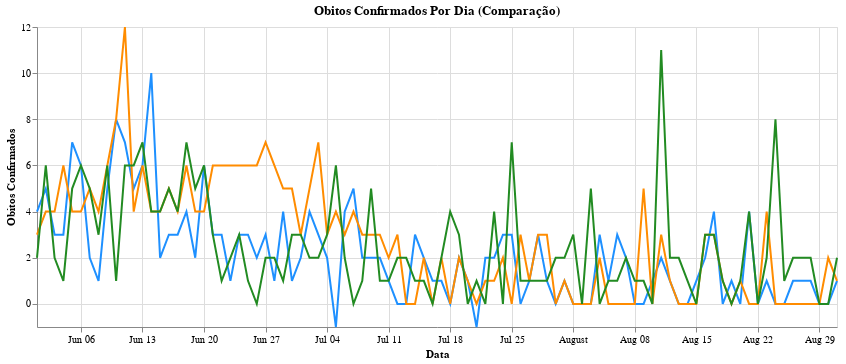

The notebook cell saved with this chart:
### Markdown cell above
# Comparando os dados Federais e Municipais

### Code cell
graph_comp_obitosPorDia = graph_pf_obitosPorDia + graph_dm_obitosPorDia + graph_df_obitosPorDia
graph_comp_obitosPorDia.properties(
    title='Obitos Confirmados Por Dia (Comparação)'
)

### Figure 1 — Vega-Lite specification as saved in the notebook (floating-point values rounded to 4 significant figures)
{"config": {"view": {"continuousWidth": 400, "continuousHeight": 300}}, "layer": [{"data": {"name": "data-663376b4f0b5fa365fcd58d2514a196e"}, "mark": "line", "encoding": {"color": {"value": "dodgerblue"}, "x": {"type": "temporal", "field": "data", "title": "Data"}, "y": {"type": "quantitative", "field": "obitos_confirmados", "title": "Obitos Confirmados"}}, "title": "Obitos Confirmados por Dia (Painel Federal)", "width": 800}, {"data": {"name": "data-86e69fd79068368654854438faa44432"}, "mark": "line", "encoding": {"color": {"value": "darkorange"}, "x": {"type": "temporal", "field": "data", "title": "Data"}, "y": {"type": "quantitative", "field": "obitos_confirmados", "title": "Obitos Confirmados"}}, "title": "Obitos Confirmados por Dia (Dados Municipal)", "width": 800}, {"data": {"name": "data-c42db055c6ce216bc449159793e229f9"}, "mark": "line", "encoding": {"color": {"value": "forestgreen"}, "x": {"type": "temporal", "field": "data", "title": "Data"}, "y": {"type": "quantitative", "field": "obitos_confirmados", "title": "Obitos Confirmados"}}, "title": "Obitos Confirmados por Dia (Base Federal)", "width": 800}], "title": "Obitos Confirmados Por Dia (Comparação)", "$schema": "https://vega.github.io/schema/vega-lite/v4.8.1.json", "datasets": {"data-663376b4f0b5fa365fcd58d2514a196e": [{"data": "2021-06-01", "obitos_confirmados": 4, "media_movel": null}, {"data": "2021-06-02", "obitos_confirmados": 5, "media_movel": null}, {"data": "2021-06-03", "obitos_confirmados": 3, "media_movel": null}, {"data": "2021-06-04", "obitos_confirmados": 3, "media_movel": null}, {"data": "2021-06-05", "obitos_confirmados": 7, "media_movel": null}, {"data": "2021-06-06", "obitos_confirmados": 6, "media_movel": null}, {"data": "2021-06-07", "obitos_confirmados": 2, "media_movel": 4.286}, {"data": "2021-06-08", "obitos_confirmados": 1, "media_movel": 3.857}, {"data": "2021-06-09", "obitos_confirmados": 5, "media_movel": 3.857}, {"data": "2021-06-10", "obitos_confirmados": 8, "media_movel": 4.571}, {"data": "2021-06-11", "obitos_confirmados": 7, "media_movel": 5.143}, {"data": "2021-06-12", "obitos_confirmados": 5, "media_movel": 4.857}, {"data": "2021-06-13", "obitos_confirmados": 6, "media_movel": 4.857}, {"data": "2021-06-14", "obitos_confirmados": 10, "media_movel": 6.0}, {"data": "2021-06-15", "obitos_confirmados": 2, "media_movel": 6.143}, {"data": "2021-06-16", "obitos_confirmados": 3, "media_movel": 5.857}, {"data": "2021-06-17", "obitos_confirmados": 3, "media_movel": 5.143}, {"data": "2021-06-18", "obitos_confirmados": 4, "media_movel": 4.714}, {"data": "2021-06-19", "obitos_confirmados": 2, "media_movel": 4.286}, {"data": "2021-06-20", "obitos_confirmados": 6, "media_movel": 4.286}, {"data": "2021-06-21", "obitos_confirmados": 3, "media_movel": 3.286}, {"data": "2021-06-22", "obitos_confirmados": 3, "media_movel": 3.429}, {"data": "2021-06-23", "obitos_confirmados": 1, "media_movel": 3.143}, {"data": "2021-06-24", "obitos_confirmados": 3, "media_movel": 3.143}, {"data": "2021-06-25", "obitos_confirmados": 3, "media_movel": 3.0}, {"data": "2021-06-26", "obitos_confirmados": 2, "media_movel": 3.0}, {"data": "2021-06-27", "obitos_confirmados": 3, "media_movel": 2.571}, {"data": "2021-06-28", "obitos_confirmados": 1, "media_movel": 2.286}, {"data": "2021-06-29", "obitos_confirmados": 4, "media_movel": 2.429}, {"data": "2021-06-30", "obitos_confirmados": 1, "media_movel": 2.429}, {"data": "2021-07-01", "obitos_confirmados": 2, "media_movel": 2.286}, {"data": "2021-07-02", "obitos_confirmados": 4, "media_movel": 2.429}, {"data": "2021-07-03", "obitos_confirmados": 3, "media_movel": 2.571}, {"data": "2021-07-04", "obitos_confirmados": 2, "media_movel": 2.429}, {"data": "2021-07-05", "obitos_confirmados": -1, "media_movel": 2.143}, {"data": "2021-07-06", "obitos_confirmados": 4, "media_movel": 2.143}, {"data": "2021-07-07", "obitos_confirmados": 5, "media_movel": 2.714}, {"data": "2021-07-08", "obitos_confirmados": 2, "media_movel": 2.714}, {"data": "2021-07-09", "obitos_confirmados": 2, "media_movel": 2.429}, {"data": "2021-07-10", "obitos_confirmados": 2, "media_movel": 2.286}, {"data": "2021-07-11", "obitos_confirmados": 1, "media_movel": 2.143}, {"data": "2021-07-12", "obitos_confirmados": 0, "media_movel": 2.286}, {"data": "2021-07-13", "obitos_confirmados": 0, "media_movel": 1.714}, {"data": "2021-07-14", "obitos_confirmados": 3, "media_movel": 1.429}, {"data": "2021-07-15", "obitos_confirmados": 2, "media_movel": 1.429}, {"data": "2021-07-16", "obitos_confirmados": 1, "media_movel": 1.286}, {"data": "2021-07-17", "obitos_confirmados": 1, "media_movel": 1.143}, {"data": "2021-07-18", "obitos_confirmados": 0, "media_movel": 1.0}, {"data": "2021-07-19", "obitos_confirmados": 2, "media_movel": 1.286}, {"data": "2021-07-20", "obitos_confirmados": 1, "media_movel": 1.429}, {"data": "2021-07-21", "obitos_confirmados": -1, "media_movel": 0.8571}, {"data": "2021-07-22", "obitos_confirmados": 2, "media_movel": 0.8571}, {"data": "2021-07-23", "obitos_confirmados": 2, "media_movel": 1.0}, {"data": "2021-07-24", "obitos_confirmados": 3, "media_movel": 1.286}, {"data": "2021-07-25", "obitos_confirmados": 3, "media_movel": 1.714}, {"data": "2021-07-26", "obitos_confirmados": 0, "media_movel": 1.429}, {"data": "2021-07-27", "obitos_confirmados": 1, "media_movel": 1.429}, {"data": "2021-07-28", "obitos_confirmados": 3, "media_movel": 2.0}, {"data": "2021-07-29", "obitos_confirmados": 1, "media_movel": 1.857}, {"data": "2021-07-30", "obitos_confirmados": 0, "media_movel": 1.571}, {"data": "2021-07-31", "obitos_confirmados": 1, "media_movel": 1.286}, {"data": "2021-08-01", "obitos_confirmados": 0, "media_movel": 0.8571}, {"data": "2021-08-02", "obitos_confirmados": 0, "media_movel": 0.8571}, {"data": "2021-08-03", "obitos_confirmados": 0, "media_movel": 0.7143}, {"data": "2021-08-04", "obitos_confirmados": 3, "media_movel": 0.7143}, {"data": "2021-08-05", "obitos_confirmados": 1, "media_movel": 0.7143}, {"data": "2021-08-06", "obitos_confirmados": 3, "media_movel": 1.143}, {"data": "2021-08-07", "obitos_confirmados": 2, "media_movel": 1.286}, {"data": "2021-08-08", "obitos_confirmados": 0, "media_movel": 1.286}, {"data": "2021-08-09", "obitos_confirmados": 0, "media_movel": 1.286}, {"data": "2021-08-10", "obitos_confirmados": 1, "media_movel": 1.429}, {"data": "2021-08-11", "obitos_confirmados": 2, "media_movel": 1.286}, {"data": "2021-08-12", "obitos_confirmados": 1, "media_movel": 1.286}, {"data": "2021-08-13", "obitos_confirmados": 0, "media_movel": 0.8571}, {"data": "2021-08-14", "obitos_confirmados": 0, "media_movel": 0.5714}, {"data": "2021-08-15", "obitos_confirmados": 1, "media_movel": 0.7143}, {"data": "2021-08-16", "obitos_confirmados": 2, "media_movel": 1.0}, {"data": "2021-08-17", "obitos_confirmados": 4, "media_movel": 1.429}, {"data": "2021-08-18", "obitos_confirmados": 0, "media_movel": 1.143}, {"data": "2021-08-19", "obitos_confirmados": 1, "media_movel": 1.143}, {"data": "2021-08-20", "obitos_confirmados": 0, "media_movel": 1.143}, {"data": "2021-08-21", "obitos_confirmados": 4, "media_movel": 1.714}, {"data": "2021-08-22", "obitos_confirmados": 0, "media_movel": 1.571}, {"data": "2021-08-23", "obitos_confirmados": 1, "media_movel": 1.429}, {"data": "2021-08-24", "obitos_confirmados": 0, "media_movel": 0.8571}, {"data": "2021-08-25", "obitos_confirmados": 0, "media_movel": 0.8571}, {"data": "2021-08-26", "obitos_confirmados": 1, "media_movel": 0.8571}, {"data": "2021-08-27", "obitos_confirmados": 1, "media_movel": 1.0}, {"data": "2021-08-28", "obitos_confirmados": 1, "media_movel": 0.5714}, {"data": "2021-08-29", "obitos_confirmados": 0, "media_movel": 0.5714}, {"data": "2021-08-30", "obitos_confirmados": 0, "media_movel": 0.4286}, {"data": "2021-08-31", "obitos_confirmados": 1, "media_movel": 0.5714}], "data-86e69fd79068368654854438faa44432": [{"data": "2021-06-01", "obitos_confirmados": 3, "media_movel": null}, {"data": "2021-06-02", "obitos_confirmados": 4, "media_movel": null}, {"data": "2021-06-03", "obitos_confirmados": 4, "media_movel": null}, {"data": "2021-06-04", "obitos_confirmados": 6, "media_movel": null}, {"data": "2021-06-05", "obitos_confirmados": 4, "media_movel": null}, {"data": "2021-06-06", "obitos_confirmados": 4, "media_movel": null}, {"data": "2021-06-07", "obitos_confirmados": 5, "media_movel": 4.286}, {"data": "2021-06-08", "obitos_confirmados": 4, "media_movel": 4.429}, {"data": "2021-06-09", "obitos_confirmados": 6, "media_movel": 4.714}, {"data": "2021-06-10", "obitos_confirmados": 8, "media_movel": 5.286}, {"data": "2021-06-11", "obitos_confirmados": 12, "media_movel": 6.143}, {"data": "2021-06-12", "obitos_confirmados": 4, "media_movel": 6.143}, {"data": "2021-06-13", "obitos_confirmados": 6, "media_movel": 6.429}, {"data": "2021-06-14", "obitos_confirmados": 4, "media_movel": 6.286}, {"data": "2021-06-15", "obitos_confirmados": 4, "media_movel": 6.286}, {"data": "2021-06-16", "obitos_confirmados": 5, "media_movel": 6.143}, {"data": "2021-06-17", "obitos_confirmados": 4, "media_movel": 5.571}, {"data": "2021-06-18", "obitos_confirmados": 6, "media_movel": 4.714}, {"data": "2021-06-19", "obitos_confirmados": 4, "media_movel": 4.714}, {"data": "2021-06-20", "obitos_confirmados": 4, "media_movel": 4.429}, {"data": "2021-06-21", "obitos_confirmados": 6, "media_movel": 4.714}, {"data": "2021-06-22", "obitos_confirmados": 6, "media_movel": 5.0}, {"data": "2021-06-23", "obitos_confirmados": 6, "media_movel": 5.143}, {"data": "2021-06-24", "obitos_confirmados": 6, "media_movel": 5.429}, {"data": "2021-06-25", "obitos_confirmados": 6, "media_movel": 5.429}, {"data": "2021-06-26", "obitos_confirmados": 6, "media_movel": 5.714}, {"data": "2021-06-27", "obitos_confirmados": 7, "media_movel": 6.143}, {"data": "2021-06-28", "obitos_confirmados": 6, "media_movel": 6.143}, {"data": "2021-06-29", "obitos_confirmados": 5, "media_movel": 6.0}, {"data": "2021-06-30", "obitos_confirmados": 5, "media_movel": 5.857}, {"data": "2021-07-01", "obitos_confirmados": 3, "media_movel": 5.429}, {"data": "2021-07-03", "obitos_confirmados": 7, "media_movel": 5.571}, {"data": "2021-07-04", "obitos_confirmados": 3, "media_movel": 5.143}, {"data": "2021-07-05", "obitos_confirmados": 4, "media_movel": 4.714}, {"data": "2021-07-06", "obitos_confirmados": 3, "media_movel": 4.286}, {"data": "2021-07-07", "obitos_confirmados": 4, "media_movel": 4.143}, {"data": "2021-07-08", "obitos_confirmados": 3, "media_movel": 3.857}, {"data": "2021-07-09", "obitos_confirmados": 3, "media_movel": 3.857}, {"data": "2021-07-10", "obitos_confirmados": 3, "media_movel": 3.286}, {"data": "2021-07-11", "obitos_confirmados": 2, "media_movel": 3.143}, {"data": "2021-07-12", "obitos_confirmados": 3, "media_movel": 3.0}, {"data": "2021-07-13", "obitos_confirmados": 0, "media_movel": 2.571}, {"data": "2021-07-14", "obitos_confirmados": 0, "media_movel": 2.0}, {"data": "2021-07-15", "obitos_confirmados": 2, "media_movel": 1.857}, {"data": "2021-07-16", "obitos_confirmados": 0, "media_movel": 1.429}, {"data": "2021-07-17", "obitos_confirmados": 2, "media_movel": 1.286}, {"data": "2021-07-18", "obitos_confirmados": 0, "media_movel": 1.0}, {"data": "2021-07-19", "obitos_confirmados": 2, "media_movel": 0.8571}, {"data": "2021-07-20", "obitos_confirmados": 1, "media_movel": 1.0}, {"data": "2021-07-21", "obitos_confirmados": 0, "media_movel": 1.0}, {"data": "2021-07-22", "obitos_confirmados": 1, "media_movel": 0.8571}, {"data": "2021-07-23", "obitos_confirmados": 1, "media_movel": 1.0}, {"data": "2021-07-24", "obitos_confirmados": 2, "media_movel": 1.0}, {"data": "2021-07-25", "obitos_confirmados": 0, "media_movel": 1.0}, {"data": "2021-07-26", "obitos_confirmados": 3, "media_movel": 1.143}, {"data": "2021-07-27", "obitos_confirmados": 1, "media_movel": 1.143}, {"data": "2021-07-28", "obitos_confirmados": 3, "media_movel": 1.571}, {"data": "2021-07-29", "obitos_confirmados": 3, "media_movel": 1.857}, {"data": "2021-07-30", "obitos_confirmados": 0, "media_movel": 1.714}, {"data": "2021-07-31", "obitos_confirmados": 1, "media_movel": 1.571}, {"data": "2021-08-01", "obitos_confirmados": 0, "media_movel": 1.571}, {"data": "2021-08-02", "obitos_confirmados": 0, "media_movel": 1.143}, {"data": "2021-08-03", "obitos_confirmados": 0, "media_movel": 1.0}, {"data": "2021-08-04", "obitos_confirmados": 2, "media_movel": 0.8571}, {"data": "2021-08-05", "obitos_confirmados": 0, "media_movel": 0.4286}, {"data": "2021-08-06", "obitos_confirmados": 0, "media_movel": 0.4286}, {"data": "2021-08-07", "obitos_confirmados": 0, "media_movel": 0.2857}, {"data": "2021-08-08", "obitos_confirmados": 0, "media_movel": 0.2857}, {"data": "2021-08-09", "obitos_confirmados": 5, "media_movel": 1.0}, {"data": "2021-08-10", "obitos_confirmados": 0, "media_movel": 1.0}, {"data": "2021-08-11", "obitos_confirmados": 3, "media_movel": 1.143}, {"data": "2021-08-12", "obitos_confirmados": 1, "media_movel": 1.286}, {"data": "2021-08-13", "obitos_confirmados": 0, "media_movel": 1.286}, {"data": "2021-08-14", "obitos_confirmados": 0, "media_movel": 1.286}, {"data": "2021-08-15", "obitos_confirmados": 0, "media_movel": 1.286}, {"data": "2021-08-16", "obitos_confirmados": 3, "media_movel": 1.0}, {"data": "2021-08-17", "obitos_confirmados": 3, "media_movel": 1.429}, {"data": "2021-08-18", "obitos_confirmados": 1, "media_movel": 1.143}, {"data": "2021-08-19", "obitos_confirmados": 0, "media_movel": 1.0}, {"data": "2021-08-20", "obitos_confirmados": 1, "media_movel": 1.143}, {"data": "2021-08-21", "obitos_confirmados": 0, "media_movel": 1.143}, {"data": "2021-08-22", "obitos_confirmados": 0, "media_movel": 1.143}, {"data": "2021-08-23", "obitos_confirmados": 4, "media_movel": 1.286}, {"data": "2021-08-24", "obitos_confirmados": 0, "media_movel": 0.8571}, {"data": "2021-08-25", "obitos_confirmados": 0, "media_movel": 0.7143}, {"data": "2021-08-26", "obitos_confirmados": 0, "media_movel": 0.7143}, {"data": "2021-08-27", "obitos_confirmados": 0, "media_movel": 0.5714}, {"data": "2021-08-28", "obitos_confirmados": 0, "media_movel": 0.5714}, {"data": "2021-08-29", "obitos_confirmados": 0, "media_movel": 0.5714}, {"data": "2021-08-30", "obitos_confirmados": 2, "media_movel": 0.2857}, {"data": "2021-08-31", "obitos_confirmados": 1, "media_movel": 0.4286}], "data-c42db055c6ce216bc449159793e229f9": [{"data": "2021-06-01", "obitos_confirmados": 2.0, "media_movel": null}, {"data": "2021-06-02", "obitos_confirmados": 6.0, "media_movel": null}, {"data": "2021-06-03", "obitos_confirmados": 2.0, "media_movel": null}, {"data": "2021-06-04", "obitos_confirmados": 1.0, "media_movel": null}, {"data": "2021-06-05", "obitos_confirmados": 5.0, "media_movel": null}, {"data": "2021-06-06", "obitos_confirmados": 6.0, "media_movel": null}, {"data": "2021-06-07", "obitos_confirmados": 5.0, "media_movel": 3.857}, {"data": "2021-06-08", "obitos_confirmados": 3.0, "media_movel": 4.0}, {"data": "2021-06-09", "obitos_confirmados": 6.0, "media_movel": 4.0}, {"data": "2021-06-10", "obitos_confirmados": 1.0, "media_movel": 3.857}, {"data": "2021-06-11", "obitos_confirmados": 6.0, "media_movel": 4.571}, {"data": "2021-06-12", "obitos_confirmados": 6.0, "media_movel": 4.714}, {"data": "2021-06-13", "obitos_confirmados": 7.0, "media_movel": 4.857}, {"data": "2021-06-14", "obitos_confirmados": 4.0, "media_movel": 4.714}, {"data": "2021-06-15", "obitos_confirmados": 4.0, "media_movel": 4.857}, {"data": "2021-06-16", "obitos_confirmados": 5.0, "media_movel": 4.714}, {"data": "2021-06-17", "obitos_confirmados": 4.0, "media_movel": 5.143}, {"data": "2021-06-18", "obitos_confirmados": 7.0, "media_movel": 5.286}, {"data": "2021-06-19", "obitos_confirmados": 5.0, "media_movel": 5.143}, {"data": "2021-06-20", "obitos_confirmados": 6.0, "media_movel": 5.0}, {"data": "2021-06-21", "obitos_confirmados": 3.0, "media_movel": 4.857}, {"data": "2021-06-22", "obitos_confirmados": 1.0, "media_movel": 4.429}, {"data": "2021-06-23", "obitos_confirmados": 2.0, "media_movel": 4.0}, {"data": "2021-06-24", "obitos_confirmados": 3.0, "media_movel": 3.857}, {"data": "2021-06-25", "obitos_confirmados": 1.0, "media_movel": 3.0}, {"data": "2021-06-27", "obitos_confirmados": 2.0, "media_movel": 2.571}, {"data": "2021-06-26", "obitos_confirmados": 0.0, "media_movel": 1.714}, {"data": "2021-06-28", "obitos_confirmados": 2.0, "media_movel": 1.571}, {"data": "2021-06-29", "obitos_confirmados": 1.0, "media_movel": 1.571}, {"data": "2021-06-30", "obitos_confirmados": 3.0, "media_movel": 1.714}, {"data": "2021-07-01", "obitos_confirmados": 3.0, "media_movel": 1.714}, {"data": "2021-07-02", "obitos_confirmados": 2.0, "media_movel": 1.857}, {"data": "2021-07-03", "obitos_confirmados": 2.0, "media_movel": 1.857}, {"data": "2021-07-04", "obitos_confirmados": 3.0, "media_movel": 2.286}, {"data": "2021-07-05", "obitos_confirmados": 6.0, "media_movel": 2.857}, {"data": "2021-07-06", "obitos_confirmados": 2.0, "media_movel": 3.0}, {"data": "2021-07-07", "obitos_confirmados": 0.0, "media_movel": 2.571}, {"data": "2021-07-08", "obitos_confirmados": 1.0, "media_movel": 2.286}, {"data": "2021-07-09", "obitos_confirmados": 5.0, "media_movel": 2.714}, {"data": "2021-07-10", "obitos_confirmados": 1.0, "media_movel": 2.571}, {"data": "2021-07-11", "obitos_confirmados": 1.0, "media_movel": 2.286}, {"data": "2021-07-12", "obitos_confirmados": 2.0, "media_movel": 1.714}, {"data": "2021-07-13", "obitos_confirmados": 2.0, "media_movel": 1.714}, {"data": "2021-07-14", "obitos_confirmados": 1.0, "media_movel": 1.857}, {"data": "2021-07-15", "obitos_confirmados": 1.0, "media_movel": 1.857}, {"data": "2021-07-16", "obitos_confirmados": 0.0, "media_movel": 1.143}, {"data": "2021-07-17", "obitos_confirmados": 2.0, "media_movel": 1.286}, {"data": "2021-07-18", "obitos_confirmados": 4.0, "media_movel": 1.714}, {"data": "2021-07-19", "obitos_confirmados": 3.0, "media_movel": 1.857}, {"data": "2021-07-20", "obitos_confirmados": 0.0, "media_movel": 1.571}, {"data": "2021-07-21", "obitos_confirmados": 1.0, "media_movel": 1.571}, {"data": "2021-07-22", "obitos_confirmados": 0.0, "media_movel": 1.429}, {"data": "2021-07-23", "obitos_confirmados": 4.0, "media_movel": 2.0}, {"data": "2021-07-24", "obitos_confirmados": 0.0, "media_movel": 1.714}, {"data": "2021-07-25", "obitos_confirmados": 7.0, "media_movel": 2.143}, {"data": "2021-07-26", "obitos_confirmados": 1.0, "media_movel": 1.857}, {"data": "2021-07-27", "obitos_confirmados": 1.0, "media_movel": 2.0}, {"data": "2021-07-28", "obitos_confirmados": 1.0, "media_movel": 2.0}, {"data": "2021-07-29", "obitos_confirmados": 1.0, "media_movel": 2.143}, {"data": "2021-07-30", "obitos_confirmados": 2.0, "media_movel": 1.857}, {"data": "2021-07-31", "obitos_confirmados": 2.0, "media_movel": 2.143}, {"data": "2021-08-01", "obitos_confirmados": 3.0, "media_movel": 1.571}, {"data": "2021-08-02", "obitos_confirmados": 0.0, "media_movel": 1.429}, {"data": "2021-08-03", "obitos_confirmados": 5.0, "media_movel": 2.0}, {"data": "2021-08-04", "obitos_confirmados": 0.0, "media_movel": 1.857}, {"data": "2021-08-05", "obitos_confirmados": 1.0, "media_movel": 1.857}, {"data": "2021-08-06", "obitos_confirmados": 1.0, "media_movel": 1.714}, {"data": "2021-08-07", "obitos_confirmados": 2.0, "media_movel": 1.714}, {"data": "2021-08-08", "obitos_confirmados": 1.0, "media_movel": 1.429}, {"data": "2021-08-09", "obitos_confirmados": 1.0, "media_movel": 1.571}, {"data": "2021-08-10", "obitos_confirmados": 0.0, "media_movel": 0.8571}, {"data": "2021-08-11", "obitos_confirmados": 11.0, "media_movel": 2.429}, {"data": "2021-08-12", "obitos_confirmados": 2.0, "media_movel": 2.571}, {"data": "2021-08-13", "obitos_confirmados": 2.0, "media_movel": 2.714}, {"data": "2021-08-14", "obitos_confirmados": 1.0, "media_movel": 2.571}, {"data": "2021-08-15", "obitos_confirmados": 0.0, "media_movel": 2.429}, {"data": "2021-08-16", "obitos_confirmados": 3.0, "media_movel": 2.714}, {"data": "2021-08-17", "obitos_confirmados": 3.0, "media_movel": 3.143}, {"data": "2021-08-18", "obitos_confirmados": 1.0, "media_movel": 1.714}, {"data": "2021-08-19", "obitos_confirmados": 0.0, "media_movel": 1.429}, {"data": "2021-08-20", "obitos_confirmados": 1.0, "media_movel": 1.286}, {"data": "2021-08-21", "obitos_confirmados": 4.0, "media_movel": 1.714}, {"data": "2021-08-22", "obitos_confirmados": 0.0, "media_movel": 1.714}, {"data": "2021-08-23", "obitos_confirmados": 2.0, "media_movel": 1.571}, {"data": "2021-08-24", "obitos_confirmados": 8.0, "media_movel": 2.286}, {"data": "2021-08-25", "obitos_confirmados": 1.0, "media_movel": 2.286}, {"data": "2021-08-26", "obitos_confirmados": 2.0, "media_movel": 2.571}, {"data": "2021-08-27", "obitos_confirmados": 2.0, "media_movel": 2.714}, {"data": "2021-08-28", "obitos_confirmados": 2.0, "media_movel": 2.429}, {"data": "2021-08-29", "obitos_confirmados": 0.0, "media_movel": 2.429}, {"data": "2021-08-30", "obitos_confirmados": 0.0, "media_movel": 2.143}, {"data": "2021-08-31", "obitos_confirmados": 2.0, "media_movel": 1.286}]}}
